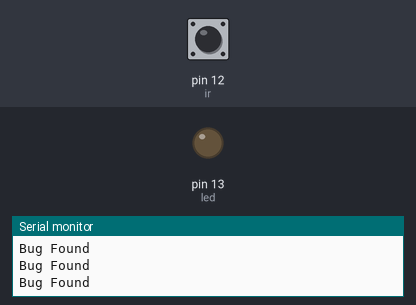
Recording of a sketch running on a simulated Arduino Uno, built with avr-gcc and run on an emulated ATmega328P. On the bench: output pins drawn as LEDs (lit = HIGH), the last lines printed to the serial monitor. Dashed ring = blinking. The test bench sets the inputs (shaded band); at power-on: pin 12 (ir) LOW.

Above: at 1.2 s.
1.3 s: pin 12 (ir) driven HIGH
At 2.3 s:
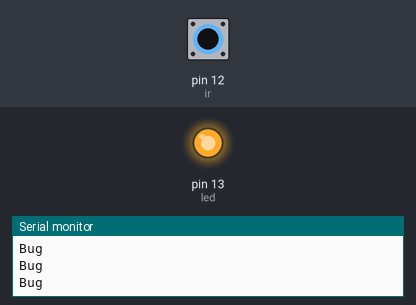
2.8 s: pin 12 (ir) driven LOW
At 3.6 s:
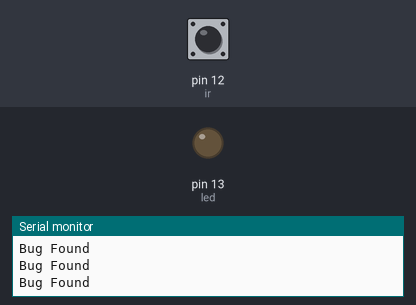
5.8 s: pin 12 (ir) pulsed HIGH 2 times (0.12 s each, 0.3 s apart)
At 5.87 s:
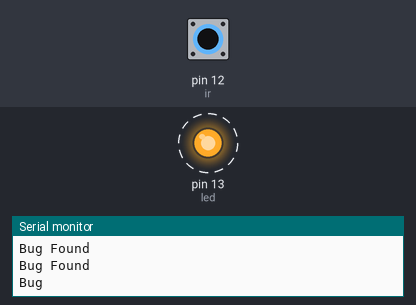
9.4 s: pin 12 (ir) pulsed HIGH 2 times (0.12 s each, 0.3 s apart)
At 10.9 s:
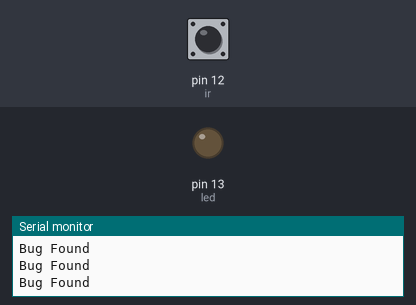
Timing chart, 0 to 12.4 s (numbered marks = the images above; inputs shaded):
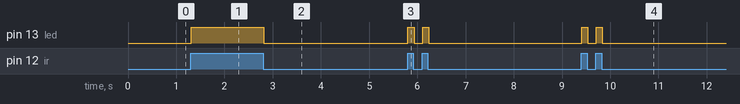

Measured:
- after the input at 1.3 s, pin 13 (led): LOW → HIGH at once
- after the input at 2.8 s, pin 13 (led): HIGH → LOW at once
- after the input at 5.8 s, pin 13 (led): alternates HIGH for 0.13 s and LOW for 0.18 s, 4 changes in all, then stays LOW, starting at once
- after the input at 9.4 s, pin 13 (led): alternates HIGH for 0.13 s and LOW for 0.18 s, 4 changes in all, then stays LOW, starting at once

The sketch:

Infrared.ino
```cpp
int led=13,ir=12;

void setup() {
  // put your setup code here, to run once:
  pinMode(led,OUTPUT);
  pinMode(ir,INPUT);
  Serial.begin(9600);//setting up serial monitor
}

void loop() {
  int data=digitalRead(ir);
  if(data == HIGH)
  {
    Serial.println("Bug");
    digitalWrite(led,HIGH);
  }
  else
  {
    Serial.println("Bug Found");
    digitalWrite(led,LOW);
  }

  // put your main code here, to run repeatedly:

}
```
